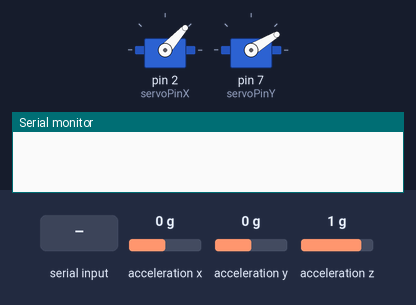
The program below on a simulated Arduino Mega 2560, built with avr-gcc and run on an emulated ATmega2560. Shown: 2 × servo, the last lines printed to the serial monitor. The inputs (shaded band) are chosen by the test bench; at power-on: acceleration x 0 g, acceleration y 0 g, acceleration z 1 g.

Above: at 1.3 s.
1.4 s: "90,45\n" received over Serial
At 4.0 s:
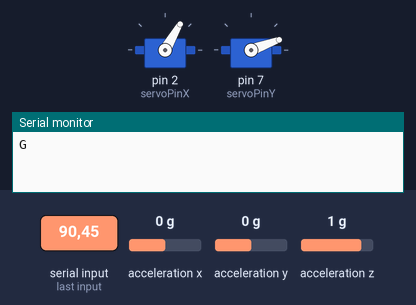
4.4 s: "30,150\n" received over Serial
At 5.0 s:
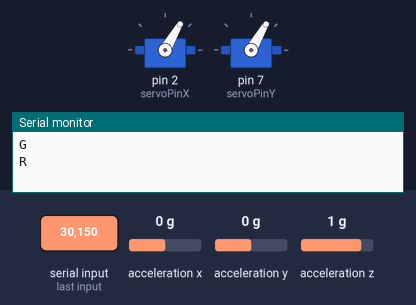
Timing chart, 0 to 7.4 s (numbered marks = the images above; inputs shaded):
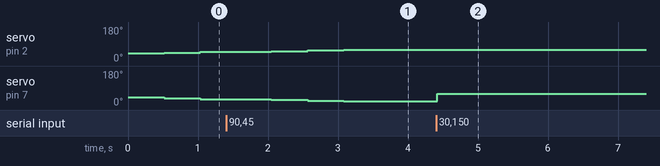

The program:

main.cpp
```cpp
#include <Wire.h>
#include <Adafruit_Sensor.h>
#include <Adafruit_ADXL345_U.h>
#include <math.h>
#include <Servo.h>
#include <stdlib.h>
#include <SoftwareSerial.h>
#include <stdint.h>

// Accelerometer setup
Adafruit_ADXL345_Unified accel(12345);

// Create servo objects for both axes
Servo servoX;
Servo servoY;
const int servoPinX = 2;
const int servoPinY = 7;
const float maxTiltAngle = 2.1;
const float thetaRange = 20;
const float theta0 = 40;
const float thetaL = theta0 - thetaRange;
const float thetaR = theta0 + thetaRange;
const float deadband = 0.85;
float currentAngleX = theta0;
float currentAngleY = theta0;
int t = 0;

// Serial I/O
const int32_t baudrate = 115200;

// PID control
float kp = 1;  // Proportional gain
float ki = 0;  // Integral gain
float kd = 0; // Derivative gain

float errorX = 0.0, errorY = 0.0;
float prevErrorX = 0.0, prevErrorY = 0.0;
float integralX = 0.0, integralY = 0.0;

// Add these variables for filtering
float filteredAngleX = 0.0;
float filteredAngleY = 0.0;
const float alpha = 0.8; // Smoothing factor (0 < alpha <= 1)

// Instructions by python
int deltaX, deltaY;
int beta = 1;

// Function to convert acceleration to degrees
float calculateAngle(float mainAcc, float auxAcc1, float auxAcc2) {
    return atan2(mainAcc, sqrt(auxAcc1 * auxAcc1 + auxAcc2 * auxAcc2)) * 180.0 / PI;
}

// PID control function
float calculatePID(float error, float &prevError, float &integral) {
    integral += error; // Accumulate the integral
    float derivative = error - prevError; // Calculate the derivative
    prevError = error; // Update the previous error
    return (kp * error) + (ki * integral) + (kd * derivative); // PID formula
}

void getAngle() {
    sensors_event_t event;
    filteredAngleX = filteredAngleY = 0.0;
    for (int i = 0; i < 10; i++) {
        accel.getEvent(&event);
        float rawAngleX =  4.0 - calculateAngle(event.acceleration.x, event.acceleration.y, event.acceleration.z);
        float rawAngleY = -4.2 + calculateAngle(event.acceleration.y, event.acceleration.x, event.acceleration.z);

        filteredAngleX = alpha * rawAngleX + (1 - alpha) * filteredAngleX;
        filteredAngleY = alpha * rawAngleY + (1 - alpha) * filteredAngleY;
    }

    // Serial.print("Filtered Angle X: ");
    // Serial.println(filteredAngleX);
    // Serial.print("Filtered Angle Y: ");
    // Serial.println(filteredAngleY);
}


void adjust() {
    getAngle();

    if (fabs(filteredAngleX) > deadband) {
        currentAngleX = constrain(currentAngleX + filteredAngleX, thetaL, thetaR);
        servoX.write(currentAngleX);
    }
    if (fabs(filteredAngleY) > deadband) {
        currentAngleY = constrain(currentAngleY + filteredAngleY, thetaL, thetaR);
        servoY.write(currentAngleY);
    }
}

void initialize(int T, int interval) {
    // Initialize the sensor
    if (!accel.begin()) {
        Serial.println("No ADXL345 sensor detected!");
        while (1); // Halt if sensor not found
    }

    // Set the range to +-2G (can be adjusted if needed)
    accel.setRange(ADXL345_RANGE_2_G);

    // Initialize servos
    servoX.attach(servoPinX);
    servoY.attach(servoPinY);

    servoX.write(currentAngleX);
    // Serial.print("Servo X angle: ");
    // Serial.println(currentAngleX);
    servoY.write(currentAngleY);
    // Serial.print("Servo Y angle: ");
    // Serial.println(currentAngleY);

    // Serial.println("Servos initialized, starting in a few seconds.");
    delay(500);

    for (int i = 0; i < T; ++i) {
        adjust(); // Initial adjustment based on sensor data
        delay(interval);
    }
}

void copy_instruction() {
    Serial.println("G");
}

void wait_to_start() {
    while (1) {
        // break;
        if (Serial.available()) {
            String message = Serial.readStringUntil('\n');
            break;
        }
    }
    initialize(3, 500);
    copy_instruction();
}

void setup() {
    Serial.begin(baudrate);
    Serial.setTimeout(10);

    deltaX = deltaY = 0;

    initialize(2, 500);
    wait_to_start();
}

void read() { // Use ONE and ONLY ONE println()
    while (1) {
        if (Serial.available()) {
            String message = Serial.readStringUntil('\n');
            int commaIndex = message.indexOf(',');

            String part1 = message.substring(0, commaIndex);
            String part2 = message.substring(commaIndex + 1);

            deltaX = part1.toInt();
            deltaY = part2.toInt();

            // Serial.print("First received number: ");
            // Serial.print(deltaX);
            // Serial.print(", Second received number: ");
            // Serial.println(deltaY);

            break;
        }
    }
}

void tilt() {
    if (deltaX < -1000 || deltaY < -1000) {
        deltaX = deltaY = 0;
    }
    getAngle();
    float adjustAngleX, adjustAngleY;

    if (fabs(filteredAngleX + beta * deltaX) > deadband) {
        adjustAngleX = constrain(currentAngleX + beta * deltaX, thetaL, thetaR);
        servoX.write(adjustAngleX);
    }
    if (fabs(filteredAngleY + beta * deltaY) > deadband) {
        adjustAngleY = constrain(currentAngleY + beta * deltaY, thetaL, thetaR);
        servoY.write(adjustAngleY);
    }

    Serial.println("R");

    // Serial.print("Current Angle X: ");
    // Serial.print(adjustAngleX);
    // Serial.print(", Current Angle Y: ");
    // Serial.println(adjustAngleY);
    // Serial.print("X = ");
    // Serial.print(deltaX * beta);
    // Serial.print(", Y = ");
    // Serial.println(deltaY * beta);

    // delay(100);
}

int dx[] = {5,5,5,5};
int dy[] = {5,5,5,5};

void test() {
    t = (t + 1) % 4;

    deltaX = dx[t];
    deltaY = dy[t];
}

void loop() {
    t = t + 1;
    // test();
    read();
    tilt();

}
```

Measured:
- after the input at 1.4 s, servo on pin 2 (servoPinX): 48° → 52° after 0.65 s, → 56° 0.52 s later, → 60° 0.52 s later; servo on pin 7 (servoPinY): 31° → 27° after 0.65 s, → 23° 0.52 s later, → 20° 0.52 s later
- after the input at 4.4 s, servo on pin 7 (servoPinY): 20° → 60° at once
